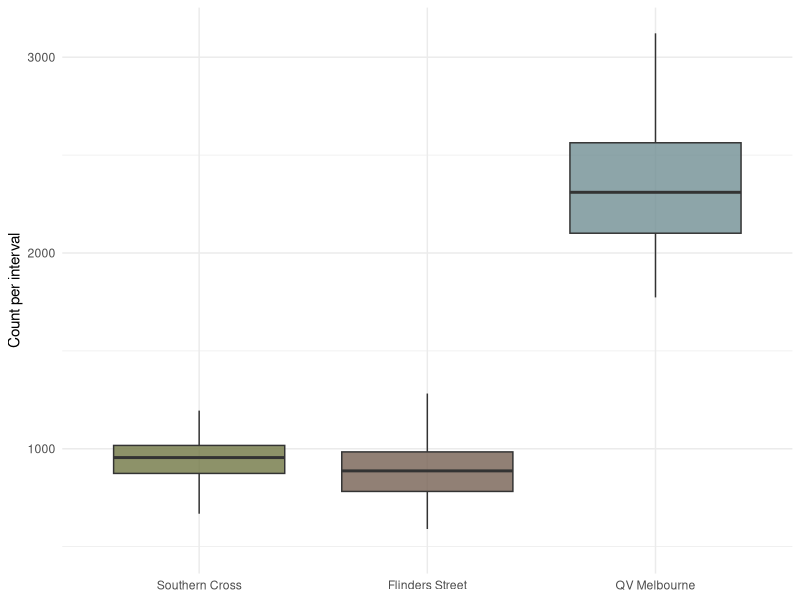
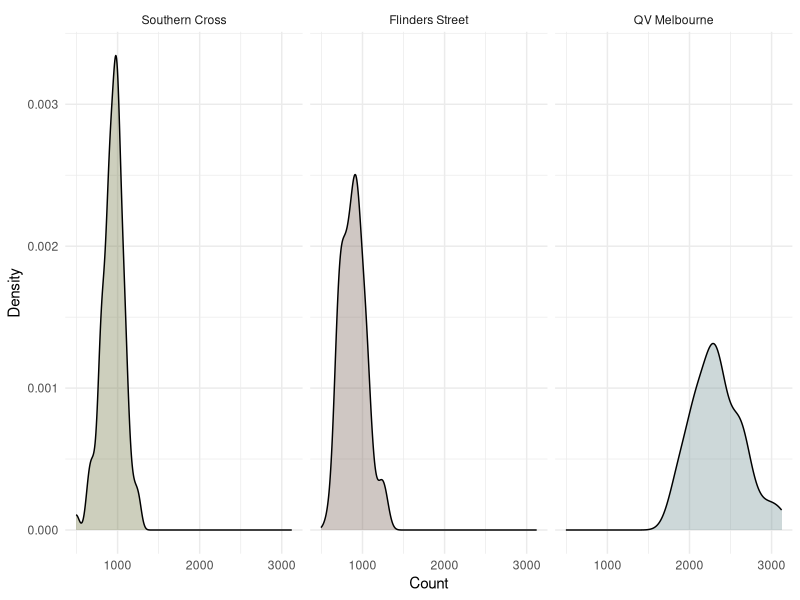
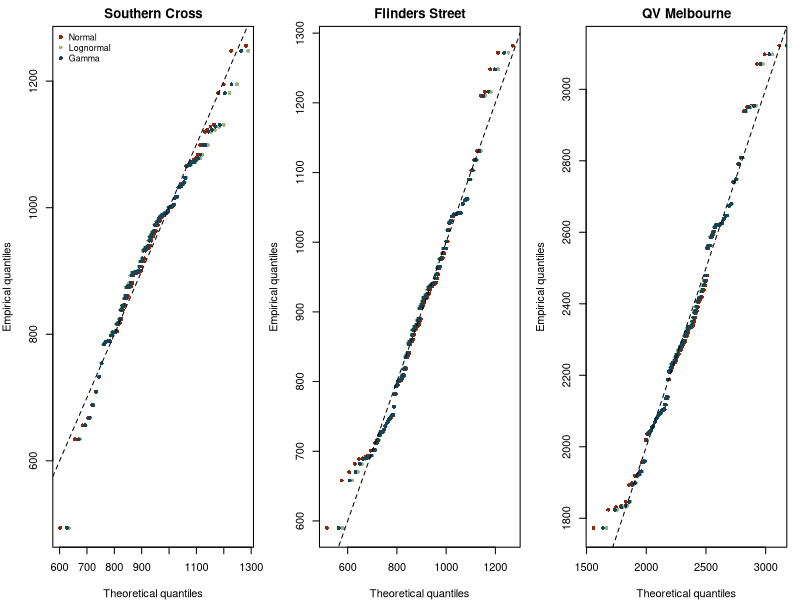
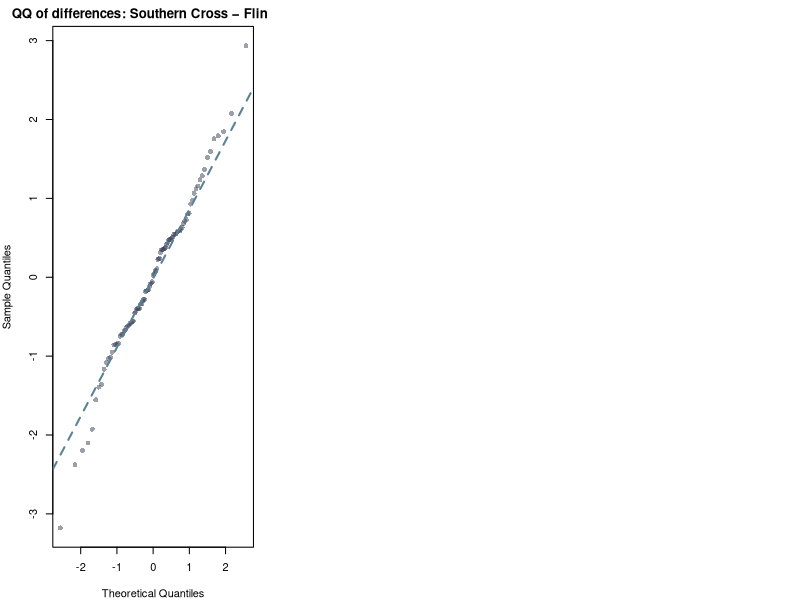
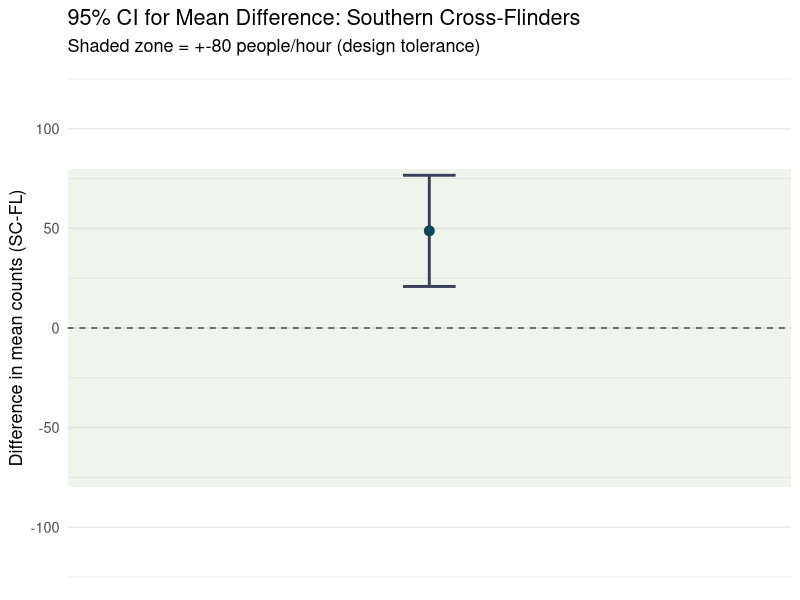

Source code (R) for these figures, in order:
## ---- chunk 1
#| label: setup
#| include: false
#| message: false
#| warning: false
knitr::opts_chunk$set(
fig.align = "center",
fig.width = 8,
fig.height = 5,
dpi = 150,
echo = TRUE,
warning = FALSE,
message = FALSE
)

library(boot)
library(MASS)
library(tidyverse)
library(knitr)
library(kableExtra)
library(broom)
library(purrr)
library(scales)

set.seed(355435)

cross_cols <- c(
"Flinders Street" = "#766153",
"QV Melbourne" = "#718f94",
"Southern Cross"  = "#717744")

## ---- chunk 2
pedestrian_df <- read.csv(here::here("data/pedestrian/pedestrians.csv"))

pedestrian_long <- pedestrian_df %>%
  mutate(obs = row_number()) %>%
  pivot_longer(-obs, names_to = "crossing", values_to = "count") %>%
  mutate(crossing = recode(crossing,
                           "flinders_street" = "Flinders Street",
                           "qv_melbourne"    = "QV Melbourne",
                           "southern_cross"  = "Southern Cross")) %>%
  mutate(crossing = factor(
    crossing,
    levels = c("Southern Cross", "Flinders Street", "QV Melbourne")))
## ---- chunk 3
#| label: fig-boxplot
#| fig-cap: "Pedestrian counts by crossing."
ggplot(pedestrian_long, aes(x = crossing, y = count, fill = crossing)) +
  geom_boxplot(outlier.shape = NA, alpha = 0.8) +
  scale_fill_manual(values = cross_cols) +
  labs(x = NULL, y = "Count per interval") +
  theme_minimal() +
  theme(legend.position = "none")

## ---- chunk 4
#| label: fig-density
#| fig-cap: "Distribution of pedestrian counts by crossing."
ggplot(pedestrian_long, aes(x = count, fill = crossing)) +
  geom_density(alpha = 0.35) +
  facet_wrap(~ crossing, scales = "fixed") +
  scale_fill_manual(values = cross_cols) +
  labs(x = "Count", y = "Density") +
  theme_minimal() +
  theme(legend.position = "none")
## ---- chunk 5
#| label: tbl-crossing-summary
pedestrian_long %>%
  group_by(crossing) %>%
  summarise(
    n      = n(),
    mean   = mean(count),
    median = median(count),
    sd     = sd(count),
    min    = min(count),
    max    = max(count),
    iqr    = IQR(count),
    .groups = "drop"
  ) %>%
  kable(
    digits = 1,
    col.names = c("Crossing", "n", "Mean", "Median", "SD", "Min", "Max", "IQR")
  ) %>%
  kable_styling(
    bootstrap_options = c("striped", "hover", "condensed", "responsive"),
    full_width = FALSE
  ) %>%
  row_spec(0, bold = TRUE, color = "#FFFFFF", background = "#598392") %>%
  column_spec(1, bold = TRUE, color = "#004D40")
## ---- chunk 6
#| label: tbl-mle

# Southern Cross
sc <- pedestrian_df$southern_cross
fit_sc_norm  <- fitdistr(sc, "normal")
fit_sc_logn  <- fitdistr(sc, "lognormal")
fit_sc_gamma <- fitdistr(sc, "gamma")   

sc_models <- tibble(
  crossing = "Southern Cross",
  model    = c("normal","lognormal","gamma"),
  logLik   = c(logLik(fit_sc_norm)[1],  logLik(fit_sc_logn)[1],  logLik(fit_sc_gamma)[1]),
  AIC      = c(AIC(fit_sc_norm),        AIC(fit_sc_logn),        AIC(fit_sc_gamma)),
  
  mean_est = c(
    unname(fit_sc_norm$estimate["mean"]),
    exp(fit_sc_logn$estimate["meanlog"] + 0.5*fit_sc_logn$estimate["sdlog"]^2),
    unname(fit_sc_gamma$estimate["shape"] / fit_sc_gamma$estimate["rate"])),
  
  sd_est   = c(
    unname(fit_sc_norm$estimate["sd"]),
    sqrt((exp(fit_sc_logn$estimate["sdlog"]^2) - 1) *
           exp(2*fit_sc_logn$estimate["meanlog"] + fit_sc_logn$estimate["sdlog"]^2)),
    sqrt(unname(fit_sc_gamma$estimate["shape"]) / (unname(fit_sc_gamma$estimate["rate"])^2))))

# Flinders Street
fl <- pedestrian_df$flinders_street
fit_fl_norm  <- fitdistr(fl, "normal")
fit_fl_logn  <- fitdistr(fl, "lognormal")
fit_fl_gamma <- fitdistr(fl, "gamma")

fl_models <- tibble(
  crossing = "Flinders Street",
  model    = c("normal","lognormal","gamma"),
  logLik   = c(logLik(fit_fl_norm)[1],  logLik(fit_fl_logn)[1],  logLik(fit_fl_gamma)[1]),
  AIC      = c(AIC(fit_fl_norm),        AIC(fit_fl_logn),        AIC(fit_fl_gamma)),
  
  mean_est = c(
    unname(fit_fl_norm$estimate["mean"]),
    exp(fit_fl_logn$estimate["meanlog"] + 0.5*fit_fl_logn$estimate["sdlog"]^2),
    unname(fit_fl_gamma$estimate["shape"] / fit_fl_gamma$estimate["rate"])),
  
  sd_est   = c(
    unname(fit_fl_norm$estimate["sd"]),
    sqrt((exp(fit_fl_logn$estimate["sdlog"]^2) - 1) *
           exp(2*fit_fl_logn$estimate["meanlog"] + fit_fl_logn$estimate["sdlog"]^2)),
    sqrt(unname(fit_fl_gamma$estimate["shape"]) / (unname(fit_fl_gamma$estimate["rate"])^2))))

# QV Melbourne
qv <- pedestrian_df$qv_melbourne
fit_qv_norm  <- fitdistr(qv, "normal")
fit_qv_logn  <- fitdistr(qv, "lognormal")
fit_qv_gamma <- fitdistr(qv, "gamma")

qv_models <- tibble(
  crossing = "QV Melbourne",
  model    = c("normal","lognormal","gamma"),
  logLik   = c(logLik(fit_qv_norm)[1],  logLik(fit_qv_logn)[1],  logLik(fit_qv_gamma)[1]),
  AIC      = c(AIC(fit_qv_norm),        AIC(fit_qv_logn),        AIC(fit_qv_gamma)),
  
  mean_est = c(
    unname(fit_qv_norm$estimate["mean"]),
    exp(fit_qv_logn$estimate["meanlog"] + 0.5*fit_qv_logn$estimate["sdlog"]^2),
    unname(fit_qv_gamma$estimate["shape"] / fit_qv_gamma$estimate["rate"])),
  
  sd_est   = c(
    unname(fit_qv_norm$estimate["sd"]),
    sqrt((exp(fit_qv_logn$estimate["sdlog"]^2) - 1) *
           exp(2*fit_qv_logn$estimate["meanlog"] + fit_qv_logn$estimate["sdlog"]^2)),
    sqrt(unname(fit_qv_gamma$estimate["shape"]) / (unname(fit_qv_gamma$estimate["rate"])^2))))

mle_fits <- bind_rows(sc_models, fl_models, qv_models) %>%
  arrange(crossing, AIC)

mle_fits  %>%
  kable(
    caption = "Maximum-likelihood estimates for Normal, Lognormal and Gamma models across the three crossings.",
    col.names = c("Crossing", "Model", "Log-Likelihood", "AIC", "Mean Estimate", "SD Estimate"),
    digits = 1,
    align = rep("c")) %>%
  kable_styling(
    bootstrap_options = c("striped", "hover", "condensed", "responsive"),
    full_width = FALSE,
    position = "center") %>%
  row_spec(0, bold = TRUE, color = "#FFFFFF", background = "#598392") %>%
  column_spec(1, bold = TRUE, color = "#004D40")
## ---- chunk 7
#| label: fig-qqplots
#| fig-cap: "QQ plots comparing empirical and theoretical quantiles for the fitted Normal, Lognormal and Gamma models at each crossing."
#| warning: false

par(mfrow = c(1,3), mar = c(4,4,2,1))

## Southern Cross 
x <- sort(sc); n <- length(x); p <- (seq_len(n) - 0.5) / n
qN <- qnorm(p,  mean = fit_sc_norm$estimate["mean"],    sd = fit_sc_norm$estimate["sd"])
qL <- qlnorm(p, meanlog = fit_sc_logn$estimate["meanlog"], sdlog = fit_sc_logn$estimate["sdlog"])
qG <- qgamma(p, shape = fit_sc_gamma$estimate["shape"], rate = fit_sc_gamma$estimate["rate"])

plot(qN, x, xlab = "Theoretical quantiles", ylab = "Empirical quantiles",
     main = "Southern Cross", pch = 16, col = "#8F250C", cex = 0.8)
points(qL, x, pch = 16, col = "#9cb380", cex = 0.8)
points(qG, x, pch = 16, col = "#124559", cex = 0.8)
abline(0, 1, lty = 2)
legend("topleft", legend = c("Normal", "Lognormal", "Gamma"),
       col = c("#8F250C", "#9cb380", "#124559"), pch = 16, bty = "n", cex = 0.8)

# Flinders Street
x <- sort(fl); n <- length(x); p <- (seq_len(n) - 0.5) / n
qN <- qnorm(p,  mean = fit_fl_norm$estimate["mean"],    sd = fit_fl_norm$estimate["sd"])
qL <- qlnorm(p, meanlog = fit_fl_logn$estimate["meanlog"], sdlog = fit_fl_logn$estimate["sdlog"])
qG <- qgamma(p, shape = fit_fl_gamma$estimate["shape"], rate = fit_fl_gamma$estimate["rate"])

plot(qN, x, xlab = "Theoretical quantiles", ylab = "Empirical quantiles",
     main = "Flinders Street", pch = 16, col = "#8F250C", cex = 0.8)
points(qL, x, pch = 16, col = "#9cb380", cex = 0.8)
points(qG, x, pch = 16, col = "#124559", cex = 0.8)
abline(0, 1, lty = 2)

# QV Melbourne 
x <- sort(qv); n <- length(x); p <- (seq_len(n) - 0.5) / n
qN <- qnorm(p,  mean = fit_qv_norm$estimate["mean"],    sd = fit_qv_norm$estimate["sd"])
qL <- qlnorm(p, meanlog = fit_qv_logn$estimate["meanlog"], sdlog = fit_qv_logn$estimate["sdlog"])
qG <- qgamma(p, shape = fit_qv_gamma$estimate["shape"], rate = fit_qv_gamma$estimate["rate"])

plot(qN, x, xlab = "Theoretical quantiles", ylab = "Empirical quantiles",
     main = "QV Melbourne", pch = 16, col = "#8F250C", cex = 0.8)
points(qL, x, pch = 16, col = "#9cb380", cex = 0.8)
points(qG, x, pch = 16, col = "#124559", cex = 0.8)
abline(0, 1, lty = 2)

## ---- chunk 8
#| label: tbl-q90-sample

pedestrian_long %>%
  group_by(crossing) %>%
  summarise(q90 = quantile(count, 0.9)) %>%
  kable(caption = "Empirical 90th percentile estimates and 95% bootstrap confidence intervals for each crossing",
        digits = 1, align = c("l","r")) %>%
  kable_styling(
    bootstrap_options = c("striped", "hover", "condensed", "responsive"),
    full_width = FALSE) %>%
  row_spec(0, bold = TRUE, color = "#FFFFFF", background = "#598392") %>%
  column_spec(1, bold = TRUE, color = "#004D40")
  
q90_fn <- function(data, i) quantile(data[i], 0.9)

# Flinders Street
fl_boot <- boot(pedestrian_df$flinders_street, q90_fn, R = 1000)
ci_fl <- boot.ci(fl_boot, type = "perc")

# Southern Cross
sc_boot <- boot(pedestrian_df$southern_cross, q90_fn, R = 1000)
ci_sc <- boot.ci(sc_boot, type = "perc")

# QV Melbourne
qv_boot <- boot(pedestrian_df$qv_melbourne, q90_fn, R = 1000)
ci_qv <- boot.ci(qv_boot, type = "perc")

sample_tbl <- tibble(
  crossing = c("Flinders Street","Southern Cross","QV Melbourne"),
  q90_sample = round(c(
    quantile(pedestrian_df$flinders_street, 0.9),
    quantile(pedestrian_df$southern_cross, 0.9),
    quantile(pedestrian_df$qv_melbourne, 0.9)), 
    2),
  q90_sample_low  = round(c(ci_fl$percent[4], ci_sc$percent[4], ci_qv$percent[4]), 2),
  q90_sample_high = round(c(ci_fl$percent[5], ci_sc$percent[5], ci_qv$percent[5]), 2))

## ---- chunk 9
#| label: tbl-q90-final

q90_model_point <- list(
  fl = qlnorm(0.9, meanlog = fit_fl_logn$estimate["meanlog"], sdlog = fit_fl_logn$estimate["sdlog"]),
  sc = qnorm (0.9, mean    = fit_sc_norm$estimate["mean"],     sd    = fit_sc_norm$estimate["sd"]),
  qv = qlnorm(0.9, meanlog = fit_qv_logn$estimate["meanlog"], sdlog = fit_qv_logn$estimate["sdlog"]))

q90_model_ci <- function(fit, dist, n, B = 1000) {
  boot_q90 <- replicate(B, {
    sim <- if (dist == "normal") {
      rnorm(n, mean = fit$estimate["mean"], sd = fit$estimate["sd"])}
    else {
      rlnorm(n, meanlog = fit$estimate["meanlog"], sdlog = fit$estimate["sdlog"])}
    quantile(sim, 0.9)})
  quantile(boot_q90, c(0.025, 0.975))}

n_fl <- nrow(pedestrian_df)
n_sc <- nrow(pedestrian_df)
n_qv <- nrow(pedestrian_df)

ci_fl_m <- q90_model_ci(fit_fl_logn, "lognormal", n_fl)
ci_sc_m <- q90_model_ci(fit_sc_norm, "normal", n_sc)
ci_qv_m <- q90_model_ci(fit_qv_logn, "lognormal", n_qv)

model_tbl <- tibble(
  crossing       = c("Flinders Street","Southern Cross","QV Melbourne"),
  model          = c("lognormal","normal","lognormal"),
  q90_model      = round(c(q90_model_point$fl, q90_model_point$sc, q90_model_point$qv), 2),
  q90_model_low  = round(c(ci_fl_m[1], ci_sc_m[1], ci_qv_m[1]), 2),
  q90_model_high = round(c(ci_fl_m[2], ci_sc_m[2], ci_qv_m[2]), 2))

final_tbl <- sample_tbl %>%
  left_join(model_tbl, by = "crossing")

final_tbl %>%
  kable(
    caption = "Comparison of empirical and model-based 90th percentile estimates with 95% confidence intervals for each crossing",
    digits = 1,
    align = rep("c", ncol(.))) %>%
  kable_styling(
    bootstrap_options = c("striped", "hover", "condensed", "responsive"),
    full_width = FALSE,
    position = "center") %>%
  row_spec(0, bold = TRUE, color = "#FFFFFF", background = "#598392") %>%
  column_spec(1, bold = TRUE, color = "#004D40")

## ---- chunk 10
#| label: tbl-t-test

df  <- na.omit(pedestrian_df[, c("southern_cross","flinders_street")])
sc  <- df$southern_cross
fl  <- df$flinders_street
d   <- sc - fl                 

tt <- t.test(sc, fl, paired = TRUE, conf.level = 0.95)
paired_tt_tbl <- tibble(
  Comparison = "Southern Cross − Flinders Street",
  Mean_Diff  = tt$estimate,
  `95% CI (Low)` = tt$conf.int[1],
  `95% CI (High)` = tt$conf.int[2],
  t_value = tt$statistic,
  df = tt$parameter,
  p_value = tt$p.value)

paired_tt_tbl %>%
  kable(
    caption = "Paired t-test results comparing Southern Cross and Flinders Street (95% confidence interval for mean difference).",
    digits = 2,
    align = rep("c", ncol(.))) %>%
  kable_styling(
    bootstrap_options = c("striped", "hover", "condensed", "responsive"),
    full_width = FALSE,
    position = "center") %>%
  row_spec(0, bold = TRUE, color = "#FFFFFF", background = "#598392") %>%
  column_spec(1, bold = TRUE, color = "#004D40")

## ---- chunk 11
#| label: fig-qq-differences
#| fig-cap: "QQ plot of paired differences (Southern Cross - Flinders Street) showing approximate normality."

qqnorm(scale(d),
       main = "QQ of differences: Southern Cross − Flinders",
       pch  = 16,
       col  = adjustcolor("#3a405a", alpha.f = 0.5))

qqline(scale(d),
       col  = "#598392",
       lwd  = 2,
       lty  = 2)
## ---- chunk 12
#| label: fig-ci
#| fig-cap: "95% confidence interval for the mean difference between Southern Cross and Flinders Street. Shaded area shows +-80 people/hour design tolerance."

ci <- tibble(
  estimate = tt$estimate,
  lower = tt$conf.int[1],
  upper = tt$conf.int[2])

ggplot(ci) +
  geom_rect(aes(xmin = -Inf, xmax = Inf, ymin = -80, ymax = 80),
            fill = "#b5cda3", alpha = 0.2) +
  geom_errorbar(aes(x = 1, ymin = lower, ymax = upper),
                width = 0.08, linewidth = 1,
                colour = "#3a405a") +
  geom_point(aes(x = 1, y = estimate),
             size = 3, colour = "#124559") +
  geom_hline(yintercept = 0, linetype = "dashed", colour = "#444444") +
  coord_cartesian(ylim = c(-120, 120)) +
  scale_x_continuous(limits = c(0.5, 1.5), breaks = NULL) +
  labs(
    title = "95% CI for Mean Difference: Southern Cross-Flinders",
    subtitle = "Shaded zone = +-80 people/hour (design tolerance)",
    y = "Difference in mean counts (SC-FL)",
    x = NULL) +
  theme_minimal(base_size = 13)
